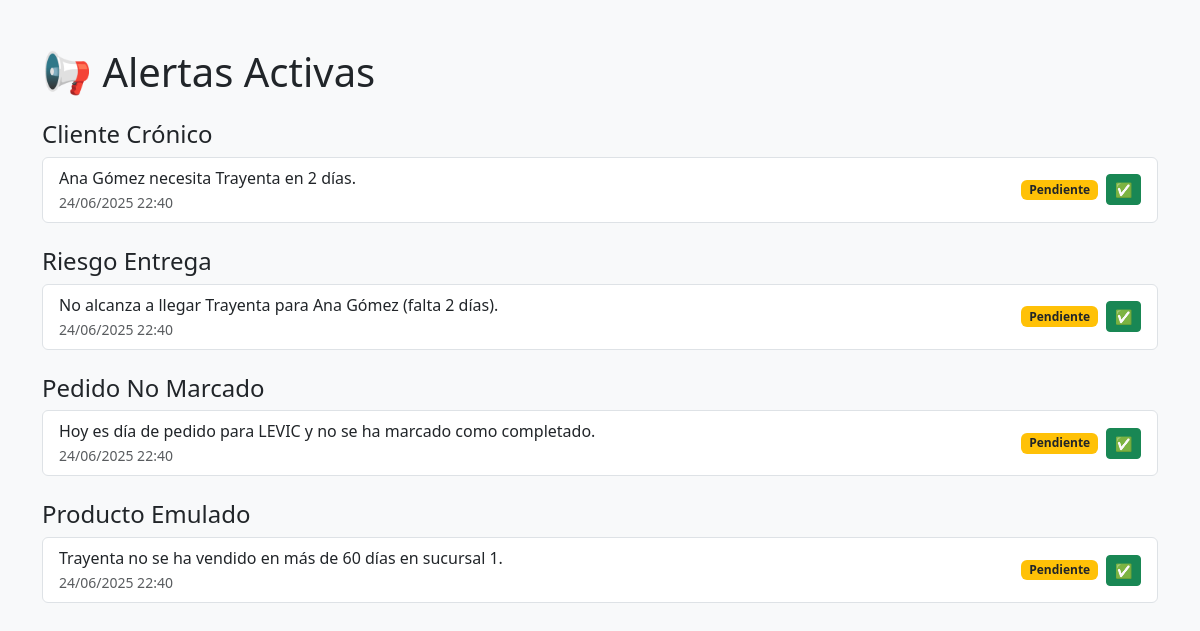
/alertas, run on the app's committed database.
### app.py (models this page shows)
class Alerta(db.Model):
    id = db.Column(db.Integer, primary_key=True)
    tipo = db.Column(db.String(50), nullable=False)
    mensaje = db.Column(db.String(255), nullable=False)
    fecha_programada = db.Column(db.DateTime, nullable=False)
    sucursal_id = db.Column(db.Integer, nullable=True)
    atendida = db.Column(db.Boolean, default=False)
    destinatario = db.Column(db.String(100))

### app.py (the view)
@app.route('/alertas')
def ver_alertas():
    hoy = datetime.now()
    alertas = Alerta.query.filter(Alerta.fecha_programada <= hoy, Alerta.atendida == False).all()
    tipos = {}
    for a in alertas:
        tipos.setdefault(a.tipo, []).append(a)
    return render_template('alertas.html', tipos=tipos, motivos=MOTIVOS)

### templates/alertas.html (shortened to what this page needs)
<!DOCTYPE html>
<html lang="es">
<head>
    <link rel="stylesheet" href="https://cdn.jsdelivr.net/npm/bootstrap@5.3.0/dist/css/bootstrap.min.css">
</head>
<body class="bg-light">
<div class="container py-5">
    <h1 class="mb-4">📢 Alertas Activas</h1>
    {% if tipos %}
        {% for categoria, lista in tipos.items() %}
            <h4 class="mt-4">{{ categoria }}</h4>
            <ul class="list-group mb-3">
                {% for alerta in lista %}
                    <li class="list-group-item d-flex justify-content-between align-items-center">
                        <div>
                            {{ alerta.mensaje }}<br>
                            <small class="text-muted">{{ alerta.fecha_programada.strftime('%d/%m/%Y %H:%M') }}</small>
                        </div>
                        <div class="d-flex gap-2 align-items-center">
                            <span class="badge bg-warning text-dark">Pendiente</span>
                            <a href="{{ url_for('resolver_alerta', alerta_id=alerta.id) }}"
                               class="btn btn-sm btn-success" title="Marcar como atendida">✅</a>
                        </div>
                    </li>
                {% endfor %}
            </ul>
        {% endfor %}
    {% else %}
        <div class="alert alert-success">
            No hay alertas activas ✅
        </div>
    {% endif %}
</div>
</body>
</html>

### data on the page
Alerta: tipo "Cliente Crónico", mensaje "Ana Gómez necesita Trayenta en 2 días.", fecha_programada "24/06/2025 22:40"
Alerta: tipo "Riesgo Entrega", mensaje "No alcanza a llegar Trayenta para Ana Gómez (falta 2 días).", fecha_programada "24/06/2025 22:40"
Alerta: tipo "Pedido No Marcado", mensaje "Hoy es día de pedido para LEVIC y no se ha marcado como completado.", fecha_programada "24/06/2025 22:40"
Alerta: tipo "Producto Emulado", mensaje "Trayenta no se ha vendido en más de 60 días en sucursal 1.", fecha_programada "24/06/2025 22:40"
